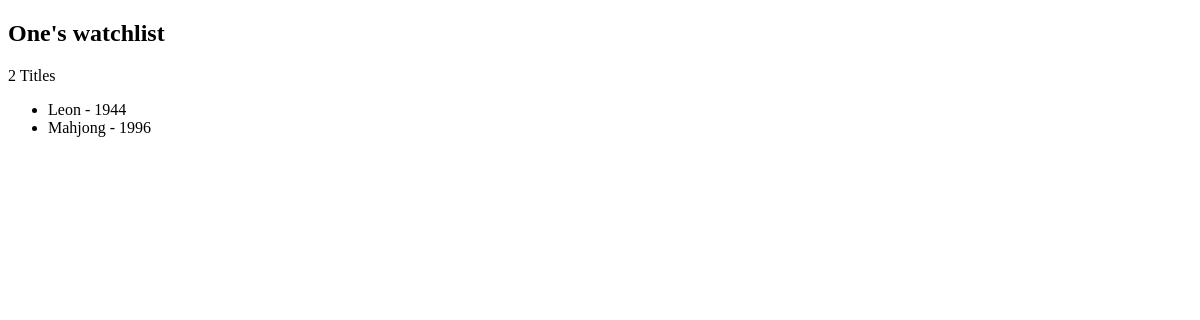
Before: / with the older database file.
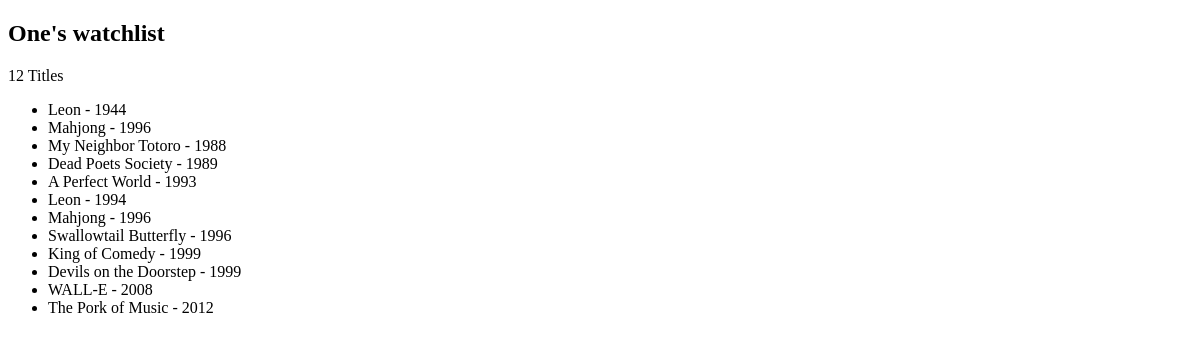
After: the same page with the newer database file.
### app.py (models this page shows)
class User(db.Model):
    id = db.Column(db.Integer, primary_key=True)
    name = db.Column(db.String(20))

class Movie(db.Model):
    id = db.Column(db.Integer, primary_key=True)
    title = db.Column(db.String(64))
    year = db.Column(db.String(4))

### app.py (the view)
@app.route('/')
def index():
    user = User.query.first()
    movies = Movie.query.all()
    return render_template('index.html', user=user, movies=movies)

### templates/index.html (shortened to what this page needs)
<!DOCTYPE html>
<html lang="en">
<head>
</head>
<body>
    <h2>{{ user.name }}'s watchlist</h2>
    <p>{{ movies | length }} Titles</p>
    <ul>
        {% for movie in movies %}
        <li>{{ movie.title }} - {{ movie.year }}</li>
        {% endfor %}
    </ul>
</body>
</html>

Changed rows visible on the page:
added Movie: title "My Neighbor Totoro", year "1988"
added Movie: title "Dead Poets Society", year "1989"
added Movie: title "A Perfect World", year "1993"
added Movie: title "Leon", year "1994"
added Movie: title "Mahjong", year "1996"
added Movie: title "Swallowtail Butterfly", year "1996"
added Movie: title "King of Comedy", year "1999"
added Movie: title "Devils on the Doorstep", year "1999"
added Movie: title "WALL-E", year "2008"
added Movie: title "The Pork of Music", year "2012"
Other visible differences:
{{ movies | length }}: "2" → "12"
